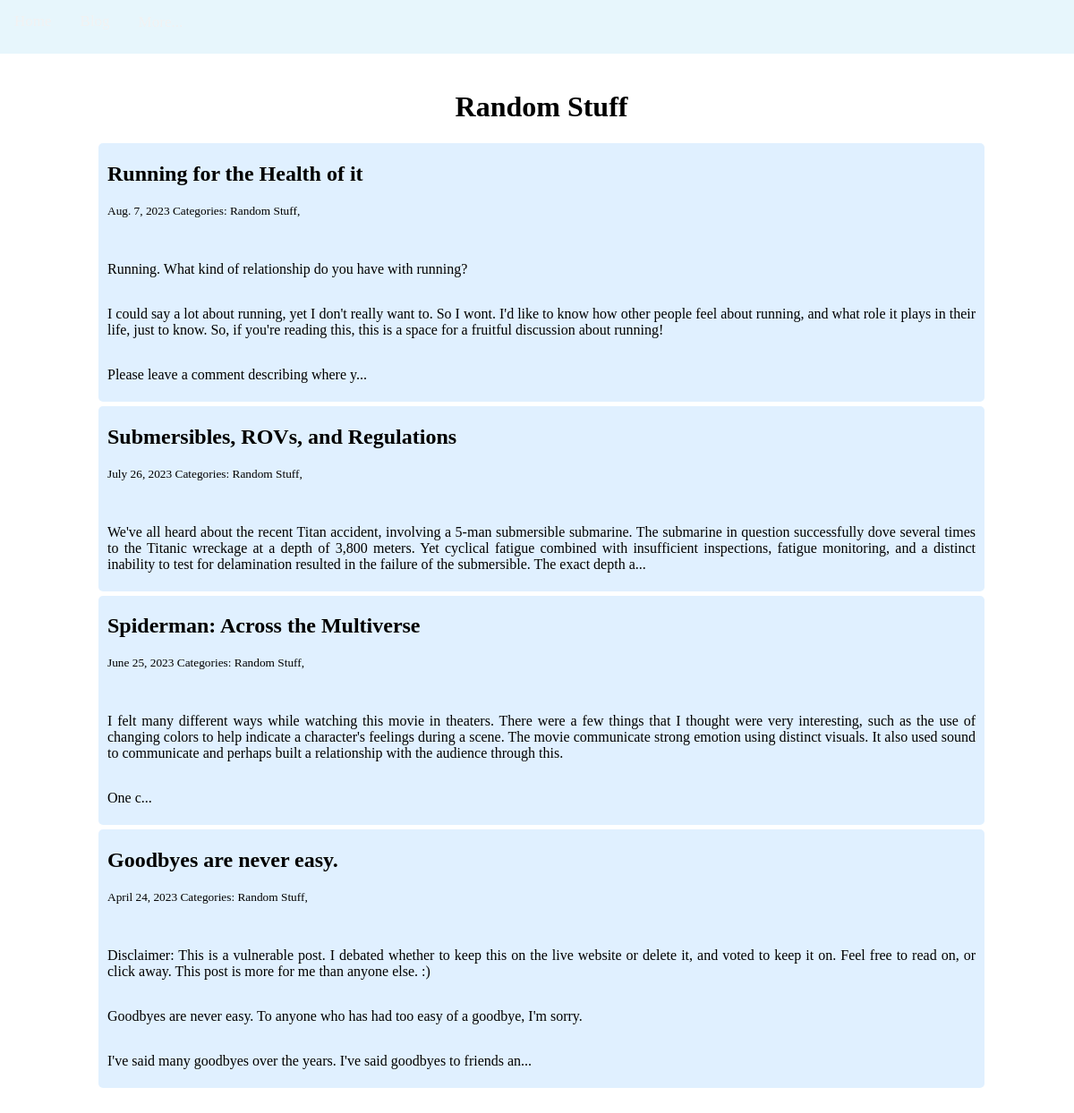
/blog/Random Stuff/, run on the app's committed database.
### blog/models.py (models this page shows)
class Category(models.Model):
    name = models.CharField(max_length=20)
    caption = models.CharField(max_length=255)
    image = models.ImageField(upload_to='images')

class Post(models.Model):
    title = models.CharField(max_length=255)
    body = models.TextField()
    created_on = models.DateTimeField(auto_now_add=True)
    last_modified = models.DateTimeField(auto_now=True)
    categories = models.ManyToManyField("category", related_name="posts")
    image = models.ImageField(upload_to='images')
    class Meta:
        ordering = ['-created_on']

### blog/views.py (the view)
# urls.py: path('<category>/', views.blog_category, name='blog_category'),
def blog_category(request, category):
    posts = Post.objects.filter(categories__name__contains=category).order_by('-created_on')
    context = {
        "posts": posts,
        "category": category
    }
    return render(request, 'blog_category.html', context)

### blog/templates/blog_category.html
{% extends 'base_generic.html' %}
{% block content %}
    <div class="blog-container">
        <h1>{{ category | title }}</h1>
        {% for post in posts %}
        <div class="blog-post">
            <h2><a href="{% url 'blog_detail' post.pk %}">{{ post.title }}</a></h2>
            <small>
                {{ post.created_on.date }}
                Categories:
                {% for category in post.categories.all %}
                <a href="{% url 'blog_category' category.name %}">
                    {{ category.name }},
                </a>
                {% endfor %}
            </small>
            <p>{{ post.body | linebreaks | slice:":400" }}...</p>
        </div>
        {% endfor %}
    </div>
{% endblock %}

### myblogsite/static/style1.css (style rules this page uses)
body { background-image: url('IMG_5010.jpg'); background-position: top center; background-attachment: scroll; width: 100%; background-size: cover; background-repeat: no-repeat; margin: 0; display: grid; place-items: center; }
.blog-container { background-color: rgba(137, 207, 240,0); margin: 60px 50px 50px 60px; padding: 20px 50px 20px; text-align: center; }
.blog-post { background-color: rgba(224, 240, 255,.98); padding: 1px 10px 5px 10px; text-align: left; border-radius: 5px; margin-top: 5px; display:grid; }
.blog-post a { text-decoration: none; color: black; }
.blog-post p { text-align: justify; }

### data on the page
Category: name "Random Stuff"
Post: title "Running for the Health of it", created_on "Aug. 7, 2023", body "Running. What kind of relationship do you have with running? I could say a lot about running, yet I don't really want to. So I wont. I'd like to know how other people feel about running, and what role it plays in their life, just to know. So, if you're reading this, this is a space for a fruitful discussion about running! Please leave a comment describing where y"
Post: title "Submersibles, ROVs, and Regulations", created_on "July 26, 2023", body "We've all heard about the recent Titan accident, involving a 5-man submersible submarine. The submarine in question successfully dove several times to the Titanic wreckage at a depth of 3,800 meters. Yet cyclical fatigue combined with insufficient inspections, fatigue monitoring, and a distinct inability to test for delamination resulted in the failure of the submersible. The exact depth a"
Post: title "Spiderman: Across the Multiverse", created_on "June 25, 2023", body "I felt many different ways while watching this movie in theaters. There were a few things that I thought were very interesting, such as the use of changing colors to help indicate a character's feelings during a scene. The movie communicate strong emotion using distinct visuals. It also used sound to communicate and perhaps built a relationship with the audience through this. One c"
Post: title "Goodbyes are never easy.", created_on "April 24, 2023", body "Disclaimer: This is a vulnerable post. I debated whether to keep this on the live website or delete it, and voted to keep it on. Feel free to read on, or click away. This post is more for me than anyone else. :) Goodbyes are never easy. To anyone who has had too easy of a goodbye, I'm sorry. I've said many goodbyes over the years. I've said goodbyes to friends an"
